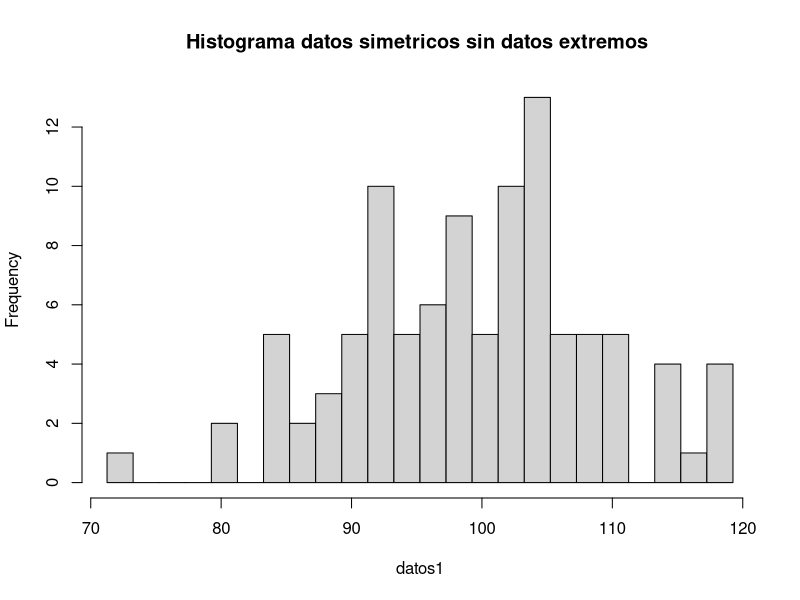
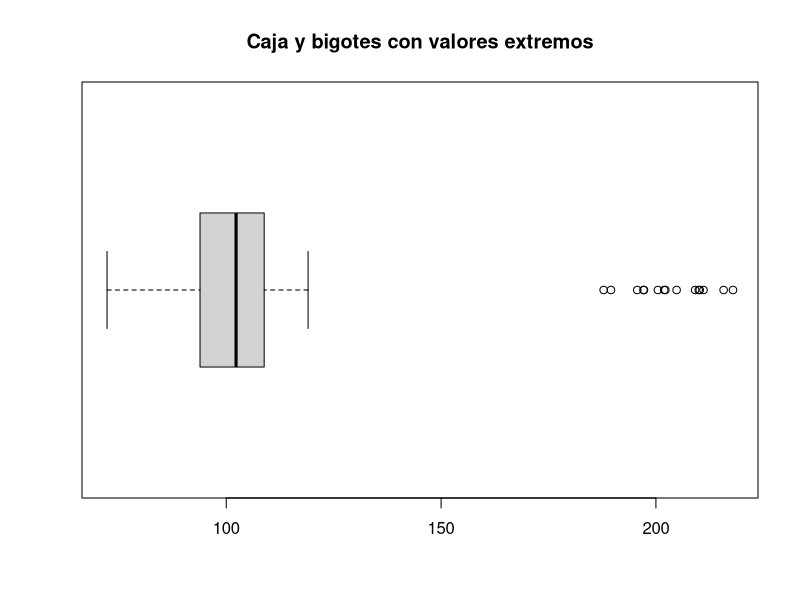
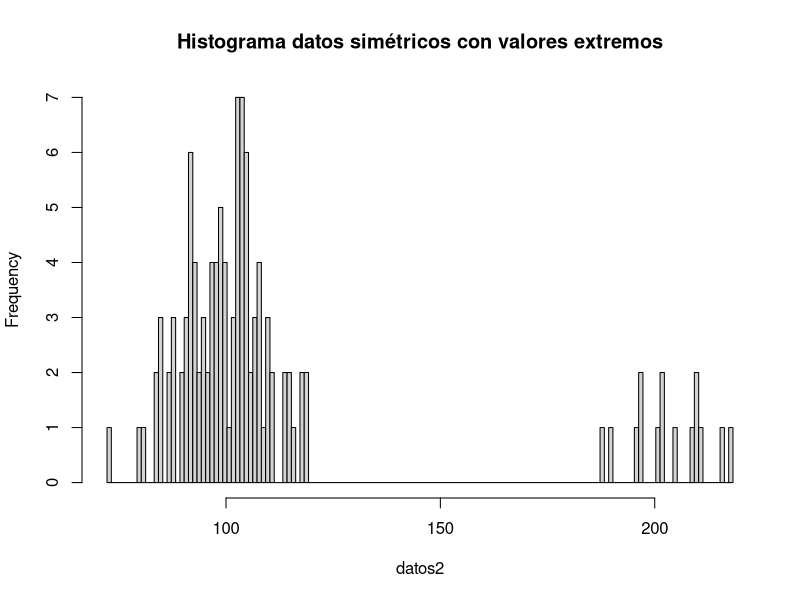

The R script that drew these images, in order: (Note: this script raises an error after producing the figures.)

# Actividad: Pertinencia de la mediana

# Generamos datos simetricos
set.seed(110)
n <- 100
datos1 <- rnorm(n, mean=100, sd=10 )
intervalo <- seq( min(datos1)-1, max(datos1)+1, by=2)

hist(datos1, 
     main="Histograma datos simetricos sin datos extremos ", 
     breaks=intervalo )

# Agregamos valores extremos a la derecha del promedio
set.seed(23)
datos2 <- c(datos1, rnorm(15, mean=200, sd=10))

# Graficamos caja y bigotes y observamos los valores extremos
boxplot(datos2, horizontal = TRUE, 
        main="Caja y bigotes con valores extremos")

summary(datos2)
media <- mean(datos2)
mediana <- median(datos2)

print(paste("Media:", media))
print(paste("Mediana:", mediana))
print(paste("Diferencia media -mediana:", media - mediana))

intervalo2 <- seq(min(datos2), max(datos2)+1, by= 1)

# Histograma con valores 
hist(datos2, breaks=intervalo2,
     main="Histograma datos simétricos con valores extremos")
abline( v= media33, col="blue", lwd=3)
abline( v= mediana33 , col="red", lwd=3)
legend("topright", legend=c("Mediana", "Media"), 
       col=c("red", "blue"), lwd=3, cex = 1.5)


hist(datos2, 
     main="Histograma datos simetricos transladados. Omitimos valores extremos", 
     breaks=intervalo2,
     xlim = c(60, 150))

abline( v= media33, col="blue", lwd=3)
abline( v= mediana33 , col="red", lwd=3)
legend("topright", legend=c("Mediana", "Media"), 
       col=c("red", "blue"), lwd=3, cex = 1.5)


# Propiedad del promedio

# Crear un vector de datos original
datos <- c(10, 12, 14, 16, 18)

# Calcular la media original
media_original <- mean(datos)
print(paste("Media original:", media_original))

# Sumar una constante (por ejemplo, 5) a cada valor
datos_sumados <- datos + 10


# Calcular la nueva media
media_sumada <- mean(datos_sumados)
print(paste("Media después de sumar 10:", media_sumada))

# Comparar las medias mediante la diferencia
diferencia <- media_sumada - media_original
print(paste("Diferencia entre las medias:", diferencia))


# Reunir los datos en solo un una matriz
X <- data.frame(x= c(datos, datos_sumados), y=c(rep("No sumado",5), rep("Sumado",5)) )
boxplot(x~y, data=X)
abline( h= media_original, col="blue", lwd=3)
abline( h= media_sumada , col="red", lwd=3)
legend("topleft", legend=c("Media sumada", "Media no sumada"), 
       col=c("red", "blue"), lwd=3, cex = 1)

# Propiedad de la varianza

# Crear un vector de datos original
datos <- c(10, 15, 20, 25, 30)

# Calcular la varianza original
varianza_original <- var(datos)
print(paste("Varianza original:", varianza_original))

# Sumar y verificar varianza
datos + 10
varianza_mas_10 <- var(datos + 10)
print(paste("Varianza X+10:", varianza_mas_10))

# Las varianzas son iguales
print(paste("Diferencia entre las medias:", 
            varianza_original - varianza_mas_10))

# Multiplicar cada valor por una constante (por ejemplo, 3)
datos_multiplicados <- 3*datos

# Calcular la nueva varianza
varianza_multiplicada <- var(datos_multiplicados)
print(paste("Varianza después de multiplicar por 3:", varianza_multiplicada))

# Calcular el factor de multiplicación de la varianza
factor_multiplicacion <- varianza_multiplicada / varianza_original
print(paste("Factor de multiplicación de la varianza:", factor_multiplicacion))

# Reunir los datos en solo un una matriz
Y <- data.frame(x= c(datos, datos_multiplicados), 
                y=c(rep("Original",5), rep("Múltiplicado",5)) )

boxplot(x~y, data=Y,
        horizontal = TRUE)
abline( h= media_original, col="blue", lwd=3)
abline( h= media_sumada , col="red", lwd=3)
legend("topright", 
       legend=c(paste("Varianza original", varianza_original), 
                paste("Varianza aumentada",varianza_multiplicada)), 
        lwd=3, cex = 1.5)


